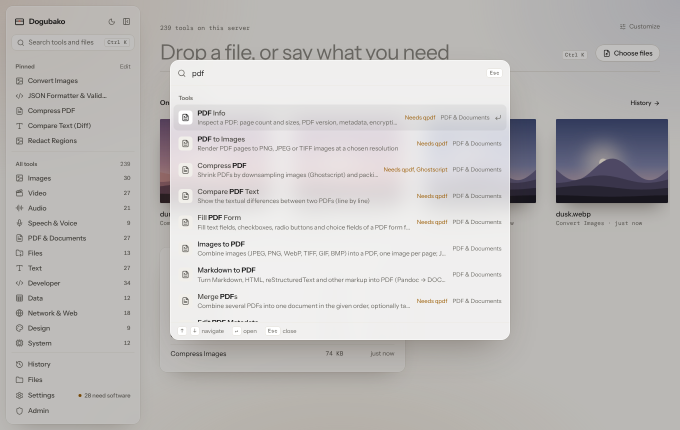
#> input picture docs/screenshots/command-palette-light.png, 1360 x 860 px (shown at 1/2 size); its folder holds 4 pictures in this run
$ python screenshots.py
#> lines starting #> are read from the running program, lines starting #| are printed output that depends on the picture
#!/usr/bin/env python3
"""Copy the app screenshots from docs/screenshots into the website as WebP.

The README and the website share one set of screenshots. Refresh docs/screenshots
first (see docs/screenshots), then run this from the repository root:

    python3 website/scripts/screenshots.py

Needs Pillow (`pip install pillow`).
"""
from pathlib import Path

from PIL import Image

ROOT = Path(__file__).resolve().parents[2]
SRC = ROOT / "docs" / "screenshots"
OUT = ROOT / "website" / "screenshots"
MAX_WIDTH = 1600

OUT.mkdir(parents=True, exist_ok=True)
for png in sorted(SRC.glob("*.png")):
    img = Image.open(png)
#> img is the input picture: PIL image 1360x860 RGB; mean R, G, B 192.3, 190, 189.1
    if img.width > MAX_WIDTH:
        img = img.resize((MAX_WIDTH, round(img.height * MAX_WIDTH / img.width)), Image.LANCZOS)
    dest = OUT / (png.stem + ".webp")
    img.save(dest, "WEBP", quality=84, method=6)
    print(f"{png.name} -> {dest.relative_to(ROOT)} ({dest.stat().st_size // 1024} KB, {img.width}x{img.height})")
#| command-palette-light.png -> website/screenshots/command-palette-light.webp (57 KB, 1360x860)

# The social preview (og:image): PNG, because link previews don't all read WebP.
home = Image.open(SRC / "home-light.png").convert("RGB")
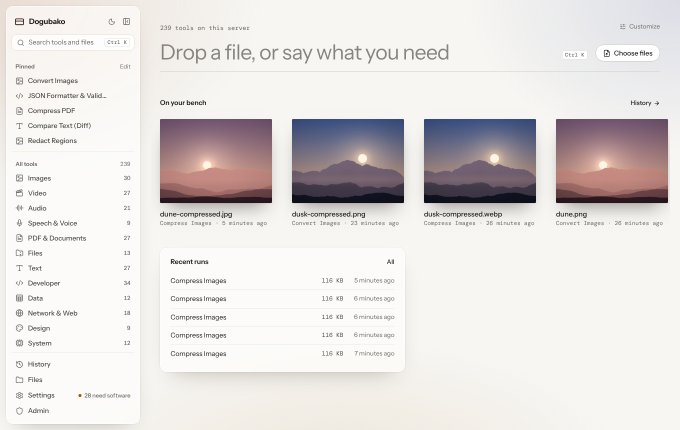
#> input picture docs/screenshots/home-light.png, 1360 x 860 px (shown at 1/2 size)
#> home is the input picture: PIL image 1360x860 RGB; mean R, G, B 227, 223, 222
home = home.resize((1200, round(home.height * 1200 / home.width)), Image.LANCZOS).crop((0, 0, 1200, 630))
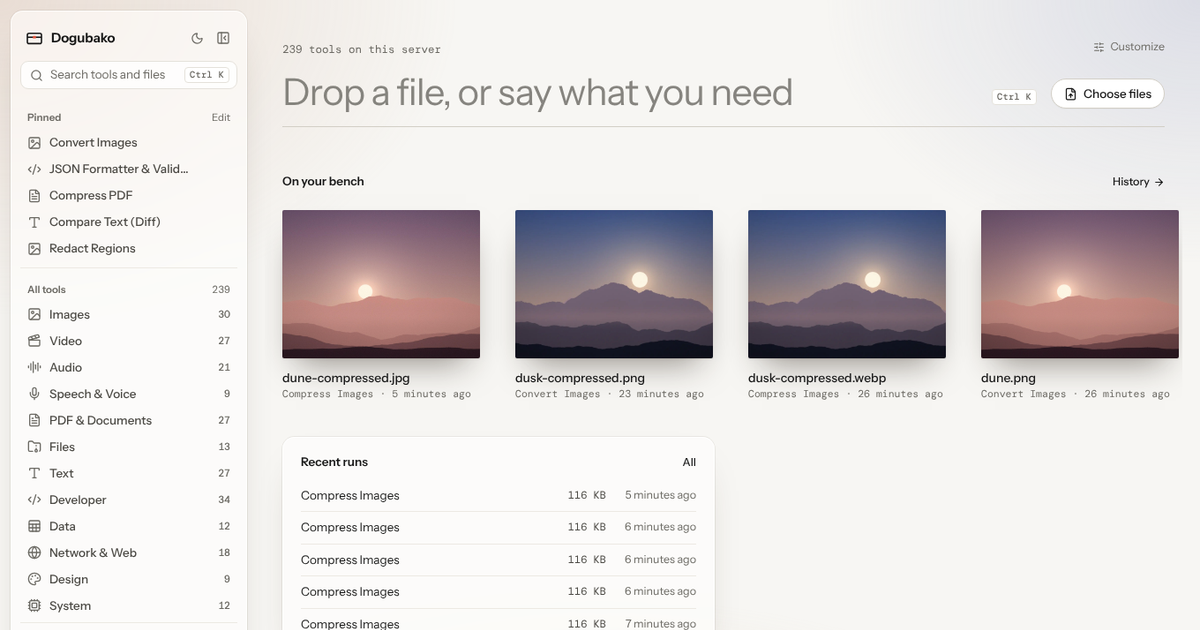
#> home: PIL image 1200x630 RGB; mean R, G, B 223.5, 219, 218.8
home.save(ROOT / "website" / "og.png", optimize=True)
print("home-light.png -> website/og.png (1200x630)")
